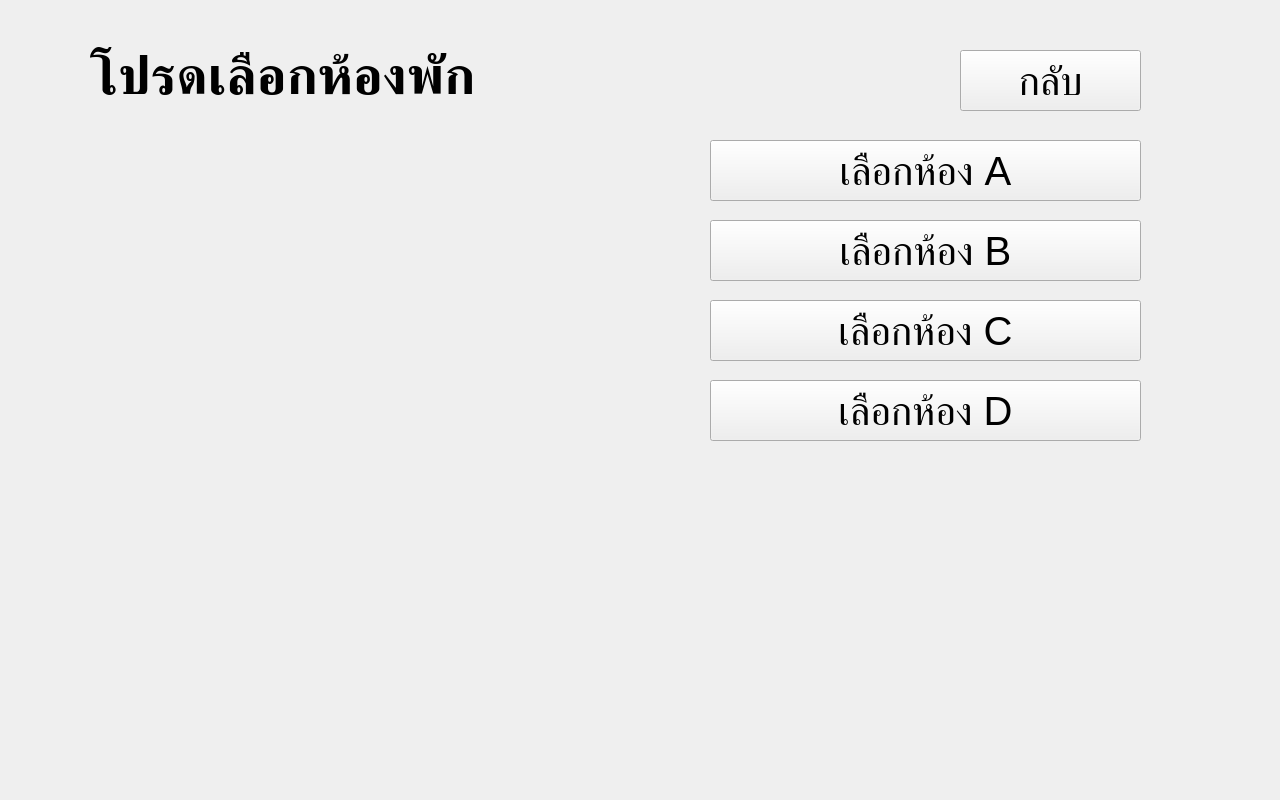
<?xml version="1.0" encoding="UTF-8"?>
<ui version="4.0">
 <class>Form</class>
 <widget class="QWidget" name="Form">
  <property name="geometry">
   <rect>
    <x>0</x>
    <y>0</y>
    <width>1280</width>
    <height>800</height>
   </rect>
  </property>
  <property name="windowTitle">
   <string>Form</string>
  </property>
  <widget class="QWidget" name="widget" native="true">
   <property name="enabled">
    <bool>true</bool>
   </property>
   <property name="geometry">
    <rect>
     <x>0</x>
     <y>0</y>
     <width>1280</width>
     <height>800</height>
    </rect>
   </property>
   <widget class="QLabel" name="label_3">
    <property name="geometry">
     <rect>
      <x>90</x>
      <y>30</y>
      <width>731</width>
      <height>91</height>
     </rect>
    </property>
    <property name="font">
     <font>
      <pointsize>40</pointsize>
      <weight>75</weight>
      <bold>true</bold>
     </font>
    </property>
    <property name="text">
     <string>โปรดเลือกห้องพัก</string>
    </property>
   </widget>
   <widget class="QPushButton" name="pushButton_2">
    <property name="geometry">
     <rect>
      <x>960</x>
      <y>50</y>
      <width>181</width>
      <height>61</height>
     </rect>
    </property>
    <property name="font">
     <font>
      <pointsize>30</pointsize>
     </font>
    </property>
    <property name="text">
     <string>กลับ</string>
    </property>
   </widget>
   <widget class="QPushButton" name="pushButton_3">
    <property name="geometry">
     <rect>
      <x>710</x>
      <y>140</y>
      <width>431</width>
      <height>61</height>
     </rect>
    </property>
    <property name="font">
     <font>
      <pointsize>30</pointsize>
     </font>
    </property>
    <property name="text">
     <string>เลือกห้อง A</string>
    </property>
   </widget>
   <widget class="QPushButton" name="pushButton_4">
    <property name="geometry">
     <rect>
      <x>710</x>
      <y>220</y>
      <width>431</width>
      <height>61</height>
     </rect>
    </property>
    <property name="font">
     <font>
      <pointsize>30</pointsize>
     </font>
    </property>
    <property name="text">
     <string>เลือกห้อง B</string>
    </property>
   </widget>
   <widget class="QPushButton" name="pushButton_5">
    <property name="geometry">
     <rect>
      <x>710</x>
      <y>300</y>
      <width>431</width>
      <height>61</height>
     </rect>
    </property>
    <property name="font">
     <font>
      <pointsize>30</pointsize>
     </font>
    </property>
    <property name="text">
     <string>เลือกห้อง C</string>
    </property>
   </widget>
   <widget class="QPushButton" name="pushButton_6">
    <property name="geometry">
     <rect>
      <x>710</x>
      <y>380</y>
      <width>431</width>
      <height>61</height>
     </rect>
    </property>
    <property name="font">
     <font>
      <pointsize>30</pointsize>
     </font>
    </property>
    <property name="text">
     <string>เลือกห้อง D</string>
    </property>
   </widget>
   <widget class="QLabel" name="label_4">
    <property name="geometry">
     <rect>
      <x>90</x>
      <y>140</y>
      <width>550</width>
      <height>600</height>
     </rect>
    </property>
    <property name="text">
     <string/>
    </property>
    <property name="pixmap">
     <pixmap>../select room.png</pixmap>
    </property>
   </widget>
  </widget>
 </widget>
 <resources/>
 <connections/>
</ui>
